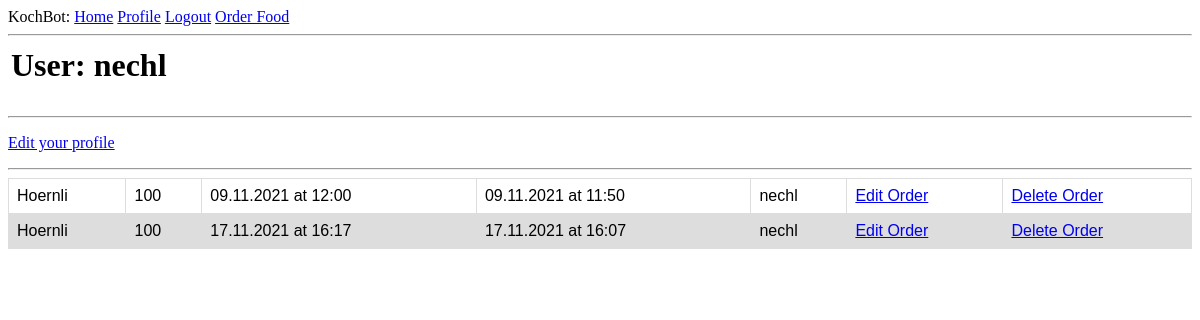
Screenshot of /user/nechl (signed in) with the database file from the repository.
### app/models.py (models this page shows, shortened)
class User(UserMixin, db.Model):
    id = db.Column(db.Integer, primary_key=True)
    username = db.Column(db.String(64), index=True, unique=True)
    email = db.Column(db.String(120), index=True, unique=True)
    password_hash = db.Column(db.String(128))
    orders = db.relationship('Order', backref='author', lazy='dynamic')

class Order(db.Model):
    id = db.Column(db.Integer, primary_key = True)
    food = db.Column(db.String(140))
    timestamp = db.Column(db.DateTime,  default=datetime.utcnow)
    amount = db.Column(db.Integer())
    finished_at = db.Column(db.DateTime, index = True)
    start_at = db.Column(db.DateTime)
    user_id = db.Column(db.Integer, db.ForeignKey('user.id'))
    cooking = db.Column(db.Boolean, default = False)

### app/routes.py (the view)
@app.route('/user/<username>')
@login_required
def user(username):
    user = User.query.filter_by(username=username).first_or_404()
    orders = Order.query.order_by(Order.finished_at.asc()).all()
    return render_template('user.html', user=user, orders=orders)

### app/models.py (called while the page is built)
@login.user_loader
def load_user(id):
    return User.query.get(int(id))

### app/templates/user.html
{% extends "base.html" %}
{% block content %}
    <table>
        <tr valign="top">
            <td><h1>User: {{ user.username }}</h1></td>
        </tr>
    </table>
    <hr>
    {% if user == current_user %}
        <p><a href="{{ url_for('edit_profile') }}">Edit your profile</a></p>
    {% endif %}
    <hr>
    <table id="orders">
        {% for order in orders %}
            {% include '_order.html' %}
        {% endfor %}
    </table>
{% endblock %}

### app/templates/_order.html
<tr id="orders">
    <th id="orders">{{ order.food }}</th>
    <th id="orders">{{ order.amount }}</th>
    <th id="orders">{{ order.finished_at.strftime("%d.%m.%Y at %H:%M") }}</th>
    <th id="orders">{{ order.start_at.strftime("%d.%m.%Y at %H:%M") }}</th>
    <th id="orders">{{ order.user_id }}</th>
    <th id="orders"><a href="{{ url_for('edit_order', id=order.id) }}">Edit Order</a></th>
    <th id="orders"><a href="{{ url_for('delete_order', id=order.id) }}">Delete Order</a></th>
</tr>

### app/static/style/style.css (style rules this page uses)
table#orders { font-family: Arial, sans-serif; font-style:normal; border-collapse: collapse; width: 100%; }
td#orders, th#orders, th#orders_header { border: 1px solid #dddddd; text-align: left; padding: 8px; font-weight: normal; }
tr#orders:nth-child(even) { background-color: #dddddd; }

### rows the page displays
User: username "nechl"
Order: food "Hoernli", amount "100", finished_at "09.11.2021 at 12:00", start_at "09.11.2021 at 11:50", user_id "nechl"
Order: food "Hoernli", amount "100", finished_at "17.11.2021 at 16:17", start_at "17.11.2021 at 16:07", user_id "nechl"
